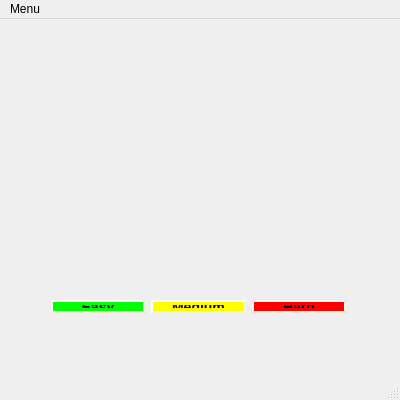
<?xml version="1.0" encoding="UTF-8"?>
<ui version="4.0">
 <class>MainWindow</class>
 <widget class="QMainWindow" name="MainWindow">
  <property name="geometry">
   <rect>
    <x>0</x>
    <y>0</y>
    <width>400</width>
    <height>400</height>
   </rect>
  </property>
  <property name="windowTitle">
   <string>Don't Panic</string>
  </property>
  <property name="styleSheet">
   <string notr="true"/>
  </property>
  <widget class="QWidget" name="centralWidget">
   <property name="cursor">
    <cursorShape>ArrowCursor</cursorShape>
   </property>
   <property name="styleSheet">
    <string notr="true">#centralWidget{
background-image: url(&quot;:/img/main_background.jpg&quot;);
}</string>
   </property>
   <widget class="QWidget" name="layoutWidget">
    <property name="geometry">
     <rect>
      <x>40</x>
      <y>270</y>
      <width>317</width>
      <height>35</height>
     </rect>
    </property>
    <layout class="QHBoxLayout" name="horizontalLayout">
     <item>
      <widget class="QPushButton" name="easybutton">
       <property name="styleSheet">
        <string notr="true">QPushButton#easybutton {
    background-color: #0f0;
    border-style: outset;
    border-width: 2px;
    border-radius: 10px;
    border-color: beige;
    font: bold 14px;
    min-width: 5em;
    padding: 6px;
}</string>
       </property>
       <property name="text">
        <string>Easy</string>
       </property>
      </widget>
     </item>
     <item>
      <widget class="QPushButton" name="mediumbutton">
       <property name="styleSheet">
        <string notr="true">QPushButton#mediumbutton {
    background-color: yellow;
    border-style: outset;
    border-width: 2px;
    border-radius: 10px;
    border-color: beige;
    font: bold 14px;
    min-width: 5em;
    padding: 6px;
}</string>
       </property>
       <property name="text">
        <string>Medium</string>
       </property>
      </widget>
     </item>
     <item>
      <widget class="QPushButton" name="hardbutton">
       <property name="styleSheet">
        <string notr="true">QPushButton#hardbutton {
    background-color: #f00;
    border-style: outset;
    border-width: 2px;
    border-radius: 10px;
    border-color: beige;
    font: bold 14px;
    min-width: 5em;
    padding: 6px;
}</string>
       </property>
       <property name="text">
        <string>Hard</string>
       </property>
      </widget>
     </item>
    </layout>
   </widget>
  </widget>
  <widget class="QMenuBar" name="menuBar">
   <property name="geometry">
    <rect>
     <x>0</x>
     <y>0</y>
     <width>400</width>
     <height>25</height>
    </rect>
   </property>
   <widget class="QMenu" name="menuMenu">
    <property name="title">
     <string>Menu</string>
    </property>
    <addaction name="actionPlay_easy"/>
    <addaction name="actionPlay_medium"/>
    <addaction name="actionPlay_hard"/>
   </widget>
   <addaction name="menuMenu"/>
  </widget>
  <widget class="QStatusBar" name="statusBar"/>
  <action name="actionPlay_easy">
   <property name="text">
    <string>Play easy</string>
   </property>
  </action>
  <action name="actionPlay_medium">
   <property name="text">
    <string>Play medium</string>
   </property>
  </action>
  <action name="actionPlay_hard">
   <property name="text">
    <string>Play hard</string>
   </property>
  </action>
 </widget>
 <layoutdefault spacing="6" margin="11"/>
 <resources/>
 <connections/>
</ui>
